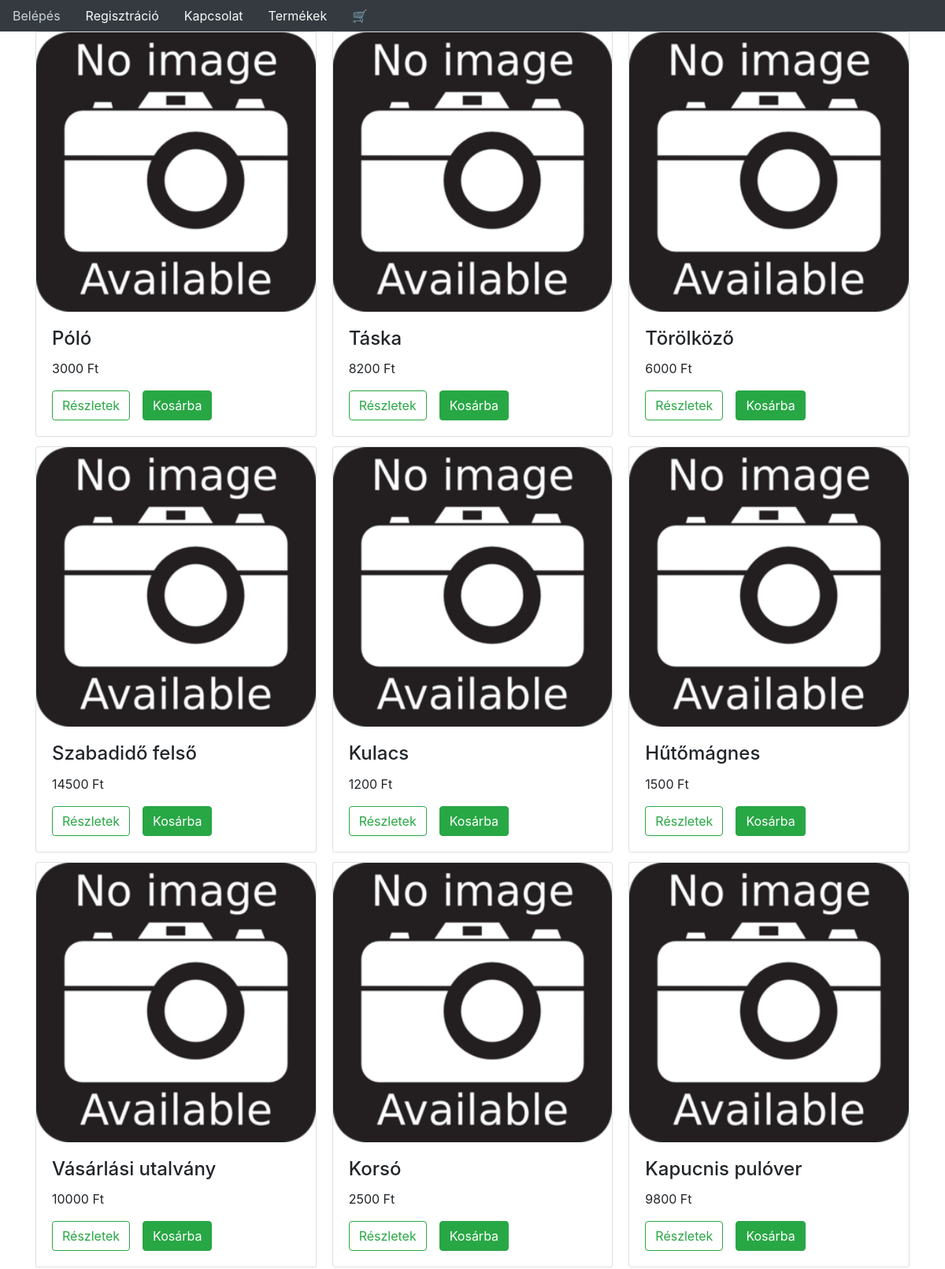
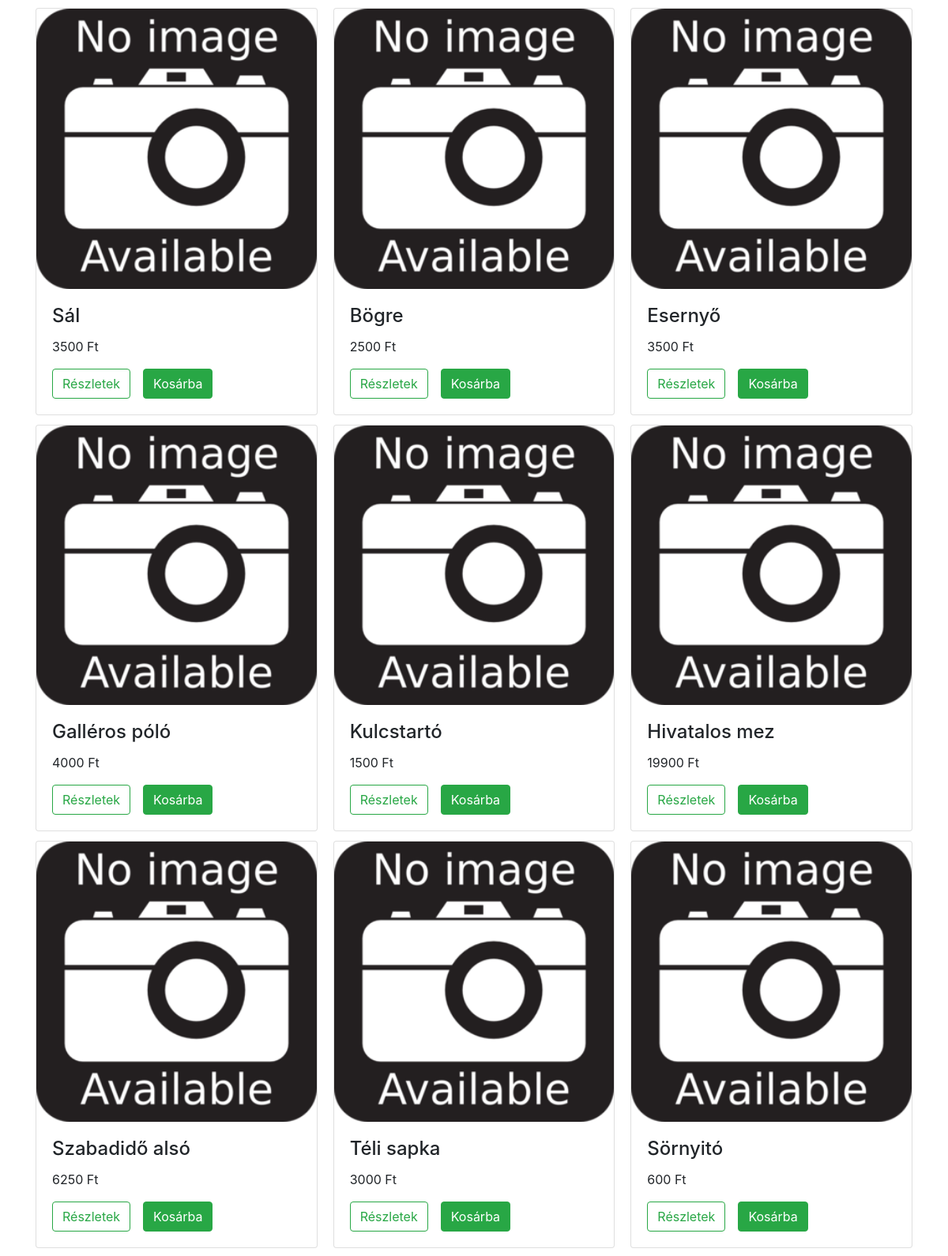
Screenshot of /esti_shop_0401/esti_shop/products.php (upper part) with the database file from the repository (2 pictures, top to bottom).
### tables this page shows
CREATE TABLE `products` (
  `id` int(11) NOT NULL,
  `nev` varchar(255) NOT NULL,
  `ar` int(11) NOT NULL,
  `mennyiseg` int(11) NOT NULL,
  `leiras` varchar(1000) NOT NULL
);

### esti_shop_0401/esti_shop/products.php (the view, shortened to what this page needs)
<?php
require_once('config/connect.php');
echo file_get_contents("html/header.html");
if (isset($_SESSION['user']) && (!empty($_SESSION['user']))) {
    echo file_get_contents("html/menu_in.html");
} else {
    echo file_get_contents("html/menu_out.html");
}
$sql = "SELECT * FROM products";
$res = $con -> query($sql);
$products = '';
if (!$res){
    echo 'Hiba a lekérdezés végrehajtásakor!';
} else {
    $products .= '<div class="container card-columns">';
    while ($row = $res -> fetch_assoc()){
        $products .= '<div class="card">'
                . '<img  class="card-image-top" src="images/no-image.jpg" style="width: 100%">'
                . '<div class="card-body">'
                    . '<h4 class="card-title">'.$row['nev'].'</h4>'
                    . '<p class="card-text">'.$row['ar'].' Ft</p>'
                    . '<a class="btn btn-outline-success" href="details.php?pid='.$row['id'].'">Részletek</a>&emsp;'
                    . '<button data-id="'. $row['id'].'" class="addcart btn btn-success">Kosárba</button>'
                . '</div>'
                . '</div>';
    }
    $products .= '</div>';
}
echo $products;
echo file_get_contents("html/footer.html");

### rows the page displays
products: nev "Póló", ar "3000"
products: nev "Szabadidő felső", ar "14500"
products: nev "Vásárlási utalvány", ar "10000"
products: nev "Sál", ar "3500"
products: nev "Galléros póló", ar "4000"
products: nev "Szabadidő alsó", ar "6250"
products: nev "Táska", ar "8200"
products: nev "Kulacs", ar "1200"
products: nev "Korsó", ar "2500"
products: nev "Bögre", ar "2500"
products: nev "Kulcstartó", ar "1500"
products: nev "Téli sapka", ar "3000"
products: nev "Törölköző", ar "6000"
products: nev "Hűtőmágnes", ar "1500"
products: nev "Kapucnis pulóver", ar "9800"
products: nev "Esernyő", ar "3500"
products: nev "Hivatalos mez", ar "19900"
products: nev "Sörnyitó", ar "600"

### other values shown
file_get_contents("html/menu_out.html") "Belépés Regisztráció Kapcsolat Termékek 🛒"
